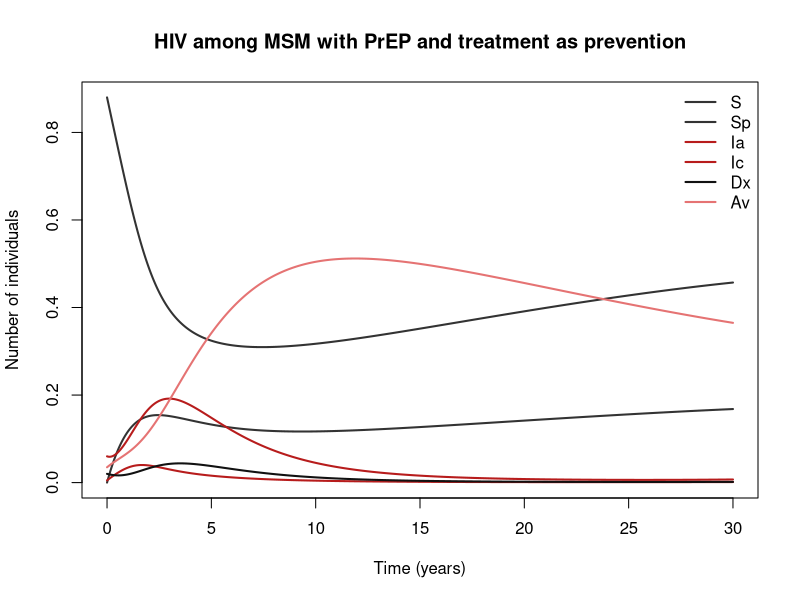

This chart was generated by the following R code:
## HIV among MSM with PrEP and treatment as prevention
## HIV in MSM; PrEP.
## Parameter values: 0 of 13 checked against the source; the rest are recalled or illustrative.
## Reference: Structure is a generic composite in the style of many PrEP models. The efficacy value comes from McCormack S, Dunn DT, et al. Pre-exposure prophylaxis to prevent the acquisition of HIV-1 infection (PROUD). Lancet 2016;387:53–60
## Source: https://doi.org/10.1016/S0140-6736(15)00056-2
##
## Generated from a compartmental model diagram (model format v1).
## Regenerating from the same diagram always gives this exact file.
##
## Compartments: S, Sp, Ia, Ic, Dx, Av
## Flows (time unit: years):
##   (outside) -> S   : (mu * N + nu_d * (Ic + Dx))
##   S -> Sp          : kappa_p * S
##   Sp -> S          : omega_p * Sp
##   S -> Ia          : foi * S
##   Sp -> Ia         : (1 - eff_prep) * foi * Sp
##   Ia -> Ic         : sig_a * Ia
##   Ic -> Dx         : tau_d * Ic
##   Dx -> Av         : tau_a * Dx
##   Ic -> (outside)  : nu_d * Ic
##   Dx -> (outside)  : nu_d * Dx
##   S -> (outside)   : mu * S
##   Sp -> (outside)  : mu * Sp
##   Ia -> (outside)  : mu * Ia
##   Ic -> (outside)  : mu * Ic
##   Dx -> (outside)  : mu * Dx
##   Av -> (outside)  : mu * Av

library(deSolve)

# ---- Time ------------------------------------------------------------
times <- seq(0, 30, by = 0.05)  # years

# ---- Parameters ------------------------------------------------------
parameters <- c(
  cp = 5,           # partner change rate (partners/yr) [illustrative]
  beta_c = 0.1,     # transmission probability per partnership from chronic infection (per partnership) [illustrative]
  ra = 10,          # relative infectiousness of acute infection [illustrative]
  sig_a = 4,        # exit from acute stage (about 3 months) (/yr) [illustrative]
  eff_prep = 0.86,  # PrEP efficacy [recalled]
  eps_art = 0,      # infectiousness when virally suppressed (U=U) [illustrative]
  kappa_p = 0.2,    # PrEP uptake (/yr) [illustrative]
  omega_p = 0.5,    # PrEP discontinuation (/yr) [illustrative]
  tau_d = 0.5,      # diagnosis rate (/yr) [illustrative]
  tau_a = 2,        # ART initiation after diagnosis (/yr) [illustrative]
  nu_d = 0.1,       # HIV death if untreated (/yr) [illustrative]
  mu = 0.03,        # exit (/yr) [illustrative]
  tau_p = 4         # HIV testing rate while on PrEP (3-monthly); only relevant if a PrEP-specific infection compartment is added (/yr) [illustrative]
)

# ---- Initial conditions ----------------------------------------------
state <- c(
  S = 0.88,    # susceptible not on PrEP
  Sp = 0,      # susceptible on PrEP
  Ia = 0.005,  # acute (primary) infection
  Ic = 0.06,   # chronic undiagnosed
  Dx = 0.02,   # diagnosed, not on ART
  Av = 0.035   # on ART, virally suppressed
)

# ---- Model equations -------------------------------------------------
hiv_prep_msm_model <- function(t, state, parameters) {
  with(as.list(c(state, parameters)), {
    # Total population
    N <- S + Sp + Ia + Ic + Dx + Av

    # Derived quantities
    foi <- cp * beta_c * (ra * Ia + Ic + Dx + eps_art * Av) / N  # force of infection

    # Rates of change
    dS <- (mu * N + nu_d * (Ic + Dx)) - kappa_p * S + omega_p * Sp - foi * S - mu * S
    dSp <- kappa_p * S - omega_p * Sp - (1 - eff_prep) * foi * Sp - mu * Sp
    dIa <- foi * S + (1 - eff_prep) * foi * Sp - sig_a * Ia - mu * Ia
    dIc <- sig_a * Ia - tau_d * Ic - nu_d * Ic - mu * Ic
    dDx <- tau_d * Ic - tau_a * Dx - nu_d * Dx - mu * Dx
    dAv <- tau_a * Dx - mu * Av

    list(c(dS, dSp, dIa, dIc, dDx, dAv))
  })
}

# ---- Solve -----------------------------------------------------------
out <- ode(y = state, times = times, func = hiv_prep_msm_model, parms = parameters)
out <- as.data.frame(out)

# ---- Plot ------------------------------------------------------------
compartment_cols <- c(S = "#333333", Sp = "#333333", Ia = "#B71C1C", Ic = "#B71C1C", Dx = "#111111", Av = "#E57373")
matplot(out$time, out[, names(compartment_cols)], type = "l", lty = 1, lwd = 2,
        col = compartment_cols, xlab = "Time (years)", ylab = "Number of individuals",
        main = "HIV among MSM with PrEP and treatment as prevention")
legend("topright", legend = names(compartment_cols), col = compartment_cols,
       lty = 1, lwd = 2, bty = "n")
